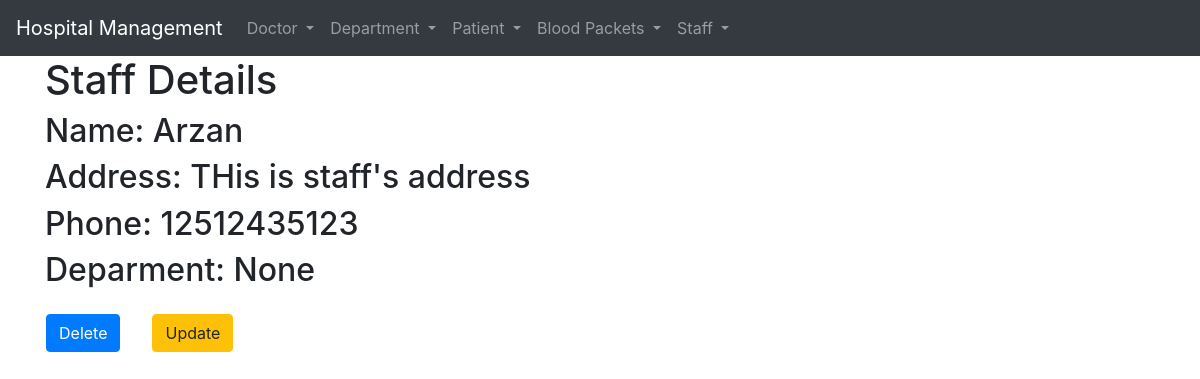
The page /2/detail-staff/ on the database its author committed.
### BloodManagement/models.py (models this page shows, shortened)
class Staff(models.Model):
    name = models.CharField(max_length=20)
    phone = models.IntegerField(validators=[MaxValueValidator(9999999999)])
    address = models.TextField()
    job = models.CharField(choices=[
        ('IT','IT'),
        ('Elec','Electrician'),
        ('Nurse','Nurse')
    ],max_length=5)
    department = models.ForeignKey(Department,on_delete=models.SET_NULL,null=True,related_name='staff')

### BloodManagement/views.py (the view)
# urls.py: path('<int:pk>/detail-staff/',views.staff_detail,name='staff-detail'),
def staff_detail(request,pk):
    staff = Staff.objects.select_related('department').get(pk=pk)
    return render(request,'staff_detail.html',context={"staff":staff})

### BloodManagement/templates/staff_detail.html (shortened to what this page needs)
{% extends 'base.html' %}
{% block content %}
<h1>Staff Details</h1>
    <h2>Name: {{staff.name}}</h1>
    <h2>Address: {{staff.address}}</h2>
    <h2>Phone: {{staff.phone}}</h2>
    <h2>Deparment: {{staff.department}}</h2>
    <div class="row">
    <form action="{% url 'bloodmanagement:staff-delete' pk=staff.pk %}" method="post">
        <input class="btn btn-primary m-3" type="submit" value="Delete">
    </form>
    <a href="{% url 'bloodmanagement:staff-update' pk=staff.pk %}"><input class="btn btn-warning m-3" type="submit" value="Update"></a>
    </div>
{% endblock content %}

### rows shown on the page
Staff: name "Arzan", address "THis is staff's address", phone "12512435123", department "None"
